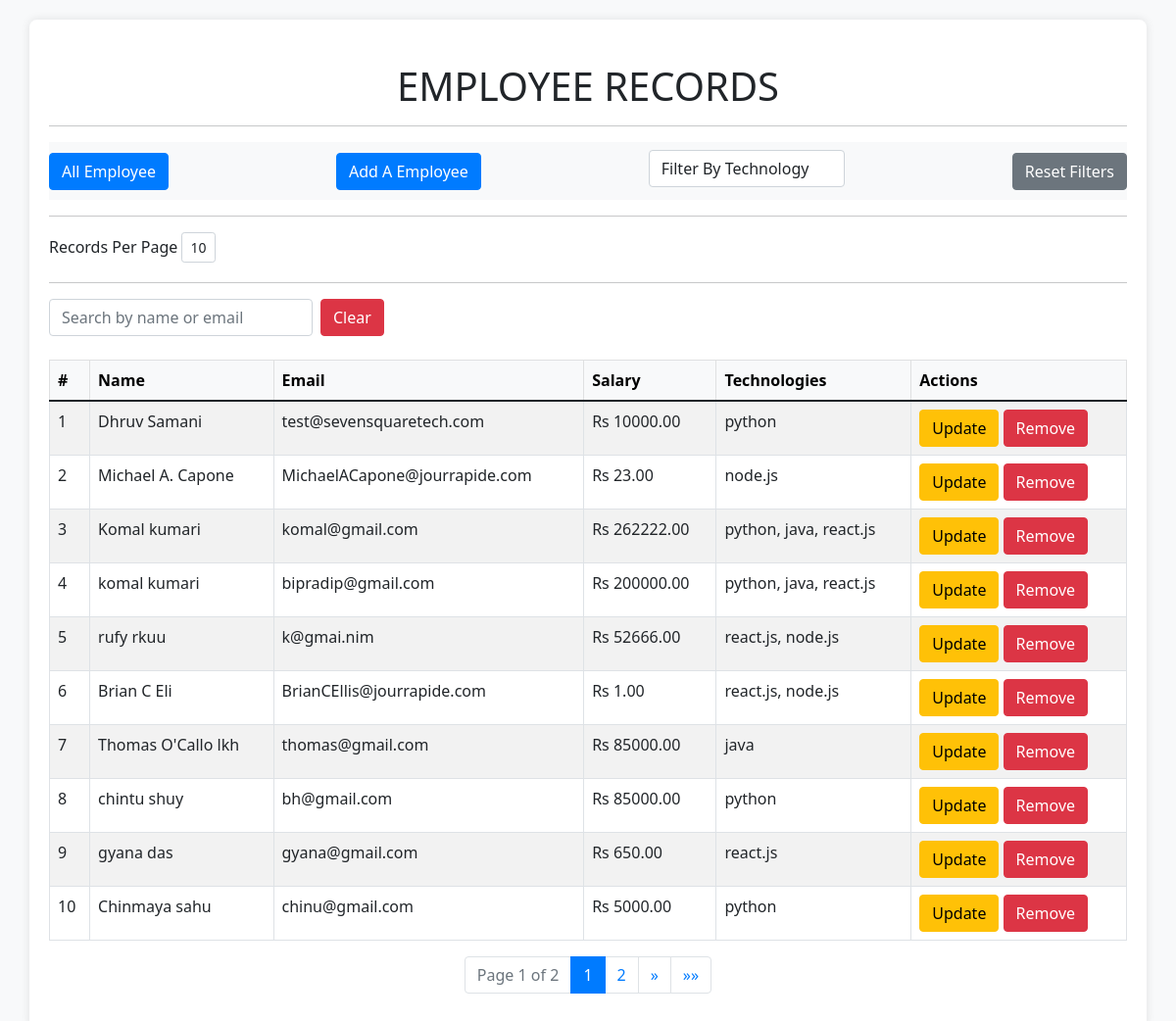
The page / on the database its author committed.
### taskapp/models.py (models this page shows, shortened)
class task(models.Model):  # Corrected model name to "Task" (follow PascalCase convention)
    first_name = models.CharField(max_length=30)
    last_name = models.CharField(max_length=30)
    mail_id = models.EmailField(max_length=100,unique=True)  # Changed to EmailField for better validation
    technology = models.ManyToManyField(Technology)  # Use ForeignKey for relationships
    salary = models.DecimalField(max_digits=10, decimal_places=2)
    updated_at = models.DateTimeField(auto_now=True)
    class Meta:
        ordering = ['-id']

class Technology(models.Model):  # Corrected model name to "Technology" (follow PascalCase convention)
    name = models.CharField(max_length=50)  # Added max_length to CharField (required)
    def __str__(self):
        return self.name

### taskapp/views.py (the view, shortened to what this page needs)
# urls.py: path('',views.index,name='index'),
def index(request):
    per_page = request.GET.get('per_page', 10)
    search_query = request.GET.get('search', '').strip()
    selected_technologies = request.GET.getlist('technology')
    page_number = request.GET.get('page', 1)
    tasks_list = task.objects.all().order_by('-updated_at')
    selected_technologies = [tech for tech in selected_technologies if tech.isdigit()]
    if selected_technologies:
        tasks_list = tasks_list.filter(technology__id__in=selected_technologies).distinct()
    paginator = Paginator(tasks_list, per_page)
    tasks = paginator.get_page(page_number)
    technologies = Technology.objects.all()
    context = {
        'tasks': tasks,
        'technologies': technologies,
        'selected_technologies': selected_technologies,
        'search_query': search_query,
        'per_page': int(per_page),
    }
    return render(request, 'taskapp/index.html', context)

### templates/taskapp/index.html (shortened to what this page needs)
<!doctype html>
<html lang="en">
<head>
    <link href="https://cdn.jsdelivr.net/npm/bootstrap@5.1.3/dist/css/bootstrap.min.css" rel="stylesheet">
</head>
<body>
    <div class="container">
        <h1 class="mt-4 mb-3 text-center">EMPLOYEE RECORDS</h1>
        <hr>
        <nav class="navbar navbar-light bg-light">
            <form class="form-inline d-flex justify-content-between w-100 align-items-center" method="get">
                <a class="btn btn-primary" href="{% url 'all' %}" role="button">All Employee</a>
                <a class="btn btn-primary" href="{% url 'add' %}" role="button">Add A Employee</a>
                <div class="form-group position-relative technology-dropdown-container">
                    <div id="technology-dropdown" class="form-control" style="cursor: pointer;">
                    </div>
                </div>
                <button type="button" id="reset-filters" class="btn btn-secondary ml-2">Reset Filters</button>
            </form>
        </nav>
        <hr>
        <form method="get" class="form-inline" id="per-page-form">
            <div class="form-group">
                <label for="per-page" class="form-label">Records Per Page</label>
                <select name="per_page" id="per-page" class="form-control form-control-sm ml-2">
                    <option value="10" {% if per_page == 10 %}selected{% endif %}>10</option>
                </select>
            </div>
        </form>
        <hr>
        <div class="row mb-4">
            <div class="col-6 d-flex">
                <input type="text" id="search-input" class="form-control me-2" placeholder="Search by name or email" value="{{ search_query }}">
                <button id="search-clear" class="btn btn-danger">Clear</button>
            </div>
        </div>
        <table class="table table-striped table-bordered">
            <thead class="table-light">
                <tr>
                    <th>#</th>
                    <th>Name</th>
                    <th>Email</th>
                    <th>Salary</th>
                    <th>Technologies</th>
                    <th>Actions</th>
                </tr>
            </thead>
            <tbody id="task-list-body">
                {% for task in tasks %}
                    <tr>
                        <td>{{ tasks.start_index|add:forloop.counter0 }}</td>
                        <td>{{ task.first_name }} {{task.last_name}}</td>
                        <td>{{ task.mail_id }}</td>
                        <td>Rs {{ task.salary|floatformat:2 }}</td>
                        <td>{{ task.technology.all|join:", " }}</td>
                        <td>
                            <a class="btn btn-warning" href="{% url 'update' task_id=task.id %}" role="button">Update</a>
                            <a class="btn btn-danger" href="{% url 'remove' task_id=task.id %}" role="button">Remove</a>
                        </td>
                    </tr>
                {% endfor %}
            </tbody>
        </table>
        {% if tasks %}
        <nav aria-label="Page navigation example">
            <ul class="pagination justify-content-center">
                <li class="page-item disabled">
                    <span class="page-link">Page {{ tasks.number }} of {{ tasks.paginator.num_pages }}</span>
                </li>
                {% for i in tasks.paginator.page_range %}
                    <li class="page-item {% if tasks.number == i %}active{% endif %}">
                        <a class="page-link" href="?page={{ i }}&per_page={{ per_page }}">{{ i }}</a>
                    </li>
                {% endfor %}
                {% if tasks.has_next %}
                    <li class="page-item">
                        <a class="page-link" href="?page={{ tasks.next_page_number }}&per_page={{ per_page }}" aria-label="Next">
                            <span aria-hidden="true">&raquo;</span>
                        </a>
                    </li>
                    <li class="page-item">
                        <a class="page-link" href="?page={{ tasks.paginator.num_pages }}&per_page={{ per_page }}" aria-label="Last">
                            <span aria-hidden="true">&raquo;&raquo;</span>
                        </a>
                    </li>
                {% endif %}
            </ul>
        </nav>
        {% endif %}
    </div>
</body>
</html>

### templates/taskapp/index.html (style rules this page uses)
body { background-color: #f8f9fa; }
.container { margin-top: 20px; margin-bottom: 20px; background: white; border-radius: 8px; box-shadow: 0 0 10px rgba(0, 0, 0, 0.1); padding: 20px; }
.btn-primary { background-color: #007bff; border-color: #007bff; }
.pagination .page-item.active .page-link { background-color: #007bff; border-color: #007bff; }
.pagination .page-link { color: #007bff; }
.form-control-sm { width: auto; display: inline-block; max-width: 80px; }
.form-inline .form-control-sm { margin-right: 10px; }
#technology-dropdown, #technology-checkboxes { width: 200px; max-width: 100%; }
#technology-dropdown { white-space: nowrap; overflow: hidden; text-overflow: ellipsis; }
.technology-dropdown-container { position: relative; width: 200px; }
#search-input { width: 50%; max-width: 300px; }

### rows shown on the page
task: start_index|add "1", first_name "Dhruv", last_name "Samani", mail_id "test@sevensquaretech.com", salary "10000.00", technology.all "python"
task: start_index|add "2", first_name "Michael A.", last_name "Capone", mail_id "MichaelACapone@jourrapide.com", salary "23.00", technology.all "node.js"
task: start_index|add "3", first_name "Komal", last_name "kumari", mail_id "komal@gmail.com", salary "262222.00", technology.all "python, java, react.js"
task: start_index|add "4", first_name "komal", last_name "kumari", mail_id "bipradip@gmail.com", salary "200000.00", technology.all "python, java, react.js"
task: start_index|add "5", first_name "rufy", last_name "rkuu", mail_id "k@gmai.nim", salary "52666.00", technology.all "react.js, node.js"
task: start_index|add "6", first_name "Brian C", last_name "Eli", mail_id "BrianCEllis@jourrapide.com", salary "1.00", technology.all "react.js, node.js"
task: start_index|add "7", first_name "Thomas O'Callo", last_name "lkh", mail_id "thomas@gmail.com", salary "85000.00", technology.all "java"
task: start_index|add "8", first_name "chintu", last_name "shuy", mail_id "bh@gmail.com", salary "85000.00", technology.all "python"
task: start_index|add "9", first_name "gyana", last_name "das", mail_id "gyana@gmail.com", salary "650.00", technology.all "react.js"
task: start_index|add "10", first_name "Chinmaya", last_name "sahu", mail_id "chinu@gmail.com", salary "5000.00", technology.all "python"

### other values the page prints
{{ tasks.number }} "1"
{{ tasks.paginator.num_pages }} "2"
{{ i }} "1" "2"
